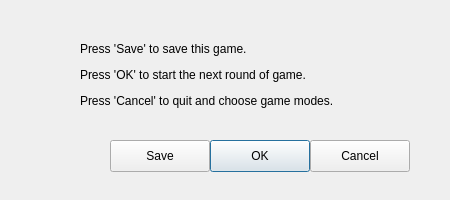
<?xml version="1.0" encoding="UTF-8"?>
<ui version="4.0">
 <class>Nextturn</class>
 <widget class="QDialog" name="Nextturn">
  <property name="geometry">
   <rect>
    <x>0</x>
    <y>0</y>
    <width>450</width>
    <height>200</height>
   </rect>
  </property>
  <property name="windowTitle">
   <string>Play again?</string>
  </property>
  <widget class="QPushButton" name="pbtn_ok">
   <property name="geometry">
    <rect>
     <x>210</x>
     <y>140</y>
     <width>100</width>
     <height>32</height>
    </rect>
   </property>
   <property name="text">
    <string>OK</string>
   </property>
   <property name="checkable">
    <bool>false</bool>
   </property>
   <property name="default">
    <bool>false</bool>
   </property>
  </widget>
  <widget class="QPushButton" name="pbtn_cancel">
   <property name="geometry">
    <rect>
     <x>310</x>
     <y>140</y>
     <width>100</width>
     <height>32</height>
    </rect>
   </property>
   <property name="text">
    <string>Cancel</string>
   </property>
  </widget>
  <widget class="QPushButton" name="pbtn_save">
   <property name="geometry">
    <rect>
     <x>110</x>
     <y>140</y>
     <width>100</width>
     <height>32</height>
    </rect>
   </property>
   <property name="text">
    <string>Save</string>
   </property>
   <property name="checkable">
    <bool>false</bool>
   </property>
   <property name="default">
    <bool>false</bool>
   </property>
  </widget>
  <widget class="QLabel" name="label">
   <property name="geometry">
    <rect>
     <x>80</x>
     <y>10</y>
     <width>320</width>
     <height>130</height>
    </rect>
   </property>
   <property name="text">
    <string>&lt;html&gt;&lt;head/&gt;&lt;body&gt;&lt;p&gt;Press 'Save' to save this game.&lt;/p&gt;&lt;p&gt;Press 'OK' to start the next round of game.&lt;/p&gt;&lt;p&gt;Press 'Cancel' to quit and choose game modes.&lt;/p&gt;&lt;/body&gt;&lt;/html&gt;</string>
   </property>
  </widget>
 </widget>
 <resources/>
 <connections>
  <connection>
   <sender>pbtn_cancel</sender>
   <signal>clicked(bool)</signal>
   <receiver>Nextturn</receiver>
   <slot>close()</slot>
   <hints>
    <hint type="sourcelabel">
     <x>359</x>
     <y>255</y>
    </hint>
    <hint type="destinationlabel">
     <x>224</x>
     <y>149</y>
    </hint>
   </hints>
  </connection>
  <connection>
   <sender>pbtn_ok</sender>
   <signal>clicked(bool)</signal>
   <receiver>Nextturn</receiver>
   <slot>close()</slot>
   <hints>
    <hint type="sourcelabel">
     <x>259</x>
     <y>255</y>
    </hint>
    <hint type="destinationlabel">
     <x>224</x>
     <y>149</y>
    </hint>
   </hints>
  </connection>
 </connections>
</ui>
